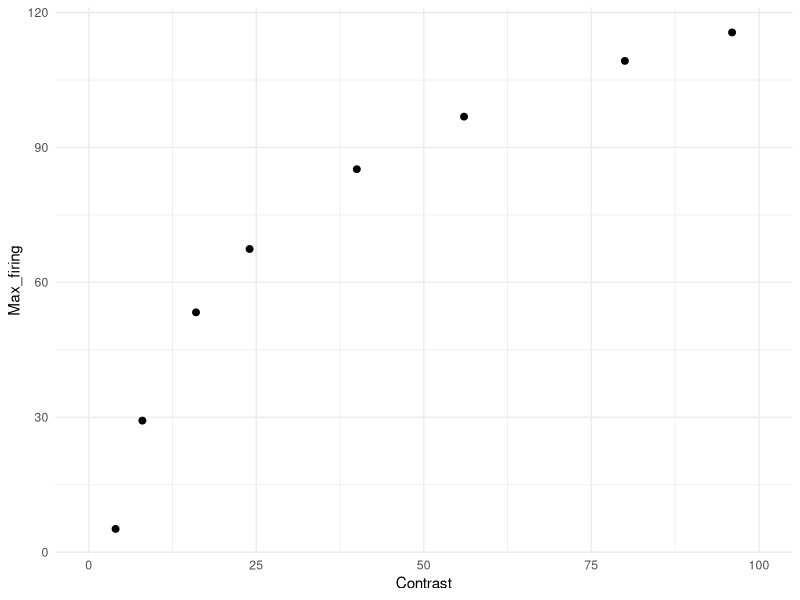
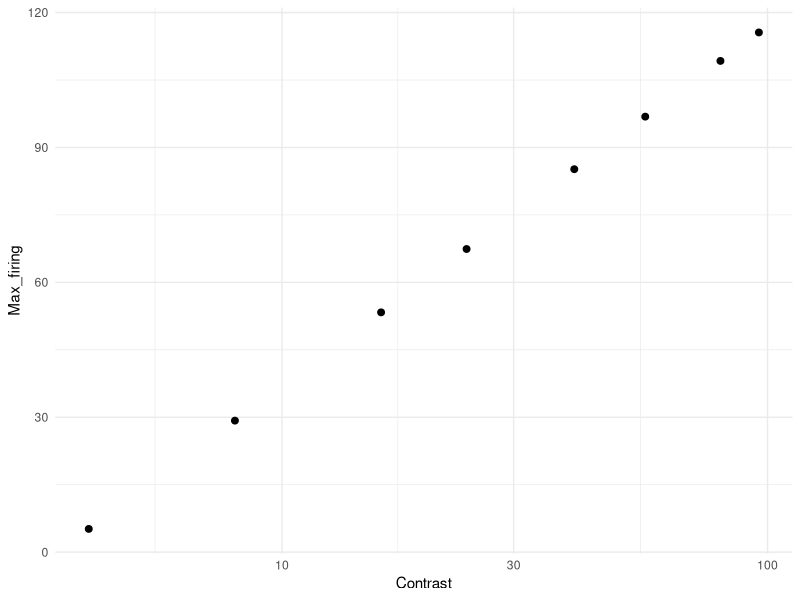

Write R code to recreate these figures, in order. (Note: this script raises an error after producing the figures.)
# Simulation based on Albrecht & Hamilton (1982, fig. 1H)

library(tidyverse)
library(doParallel)
library(foreach)

Contrast <- c(2, 4, 8, 16, 24, 40, 56, 80, 96)
a <- -43 # fixed at 60 for comparability
b <-  80

Max_firing <- a + b * log10(Contrast)
df_ah <- data.frame(Contrast, Max_firing)
df_ah <- df_ah[df_ah$Max_firing >= 0, ]

g1 <- ggplot(df_ah, aes(x = Contrast, y = Max_firing)) +
  geom_point(size = 2) +
  coord_cartesian(xlim = c(0, 100)) +
  theme_minimal()
g1            

g2 <- ggplot(df_ah, aes(x = Contrast, y = Max_firing)) +
  geom_point(size = 2) +
  scale_x_log10() +
  theme_minimal()
g2 

### Simulation ###
cl <- makeCluster(parallel::detectCores() - 1)
registerDoParallel(cl)

n_neurons <- 180                                               # Number of neurons in the population
orientations <- seq(1, 180, by = 1)                            # Possible orientations (0 to 359 degrees)
preferred_orientations <-  seq(1, 180, length.out = n_neurons) # Preferred orientation of each neuron
max_firing_seq <- df_ah$Max_firing                             # Maximum firing rate of each neuron
contrast <-       df_ah$Contrast
tuning_width    <- 20                                          # Tuning width (standard deviation) of each neuron's response curve
n_trials <- 10000

all_results <- list()

for (max_firing_rate in max_firing_seq) {
  
  cat("Running max firing rate =", max_firing_rate, "\n")
  
  tuning_curves <- matrix(0, nrow = n_neurons, ncol = length(orientations))
  
  for (i in 1:n_neurons) {
    tuning_curves[i, ] <- max_firing_rate * exp(
      -0.5 * (
        pmin(abs(orientations - preferred_orientations[i]),
             180 - abs(orientations - preferred_orientations[i]))^2
      ) / tuning_width^2
    )
  }
  
  # ---- 90 ----
  responses_90 <- foreach(
    i = 1:n_trials,
    .combine = rbind,
    .packages = "stats"
  ) %dopar% {
    
    input_90 <- rnorm(n_trials, 90, 0)
    idx <- round(input_90[i]) + 1
    idx <- pmin(pmax(idx, 1), 180)
    
    mu <- tuning_curves[, idx]
    mu[mu == 0] <- 1e-8
    
    resp <- rnbinom(n_neurons, size = 1000000, mu = mu)
    
    cbind(resp,
          neuron = seq_len(n_neurons),
          stim = 90,
          trial = i,
          maxFR = max_firing_rate)
  }
  
  # ---- 91 ----
  responses_91 <- foreach(
    i = 1:n_trials,
    .combine = rbind,
    .packages = "stats"
  ) %dopar% {
    
    input_91 <- rnorm(n_trials, 91, 0)
    idx <- round(input_91[i]) + 1
    idx <- pmin(pmax(idx, 1), 180)
    
    mu <- tuning_curves[, idx]
    mu[mu == 0] <- 1e-8
    
    resp <- rnbinom(n_neurons, size = 1000000, mu = mu)
    
    cbind(resp,
          neuron = seq_len(n_neurons),
          stim = 91,
          trial = i,
          maxFR = max_firing_rate)
  }
  
  df_tmp <- as.data.frame(rbind(responses_90, responses_91))
  colnames(df_tmp) <- c("Spikes", "Neuron", "Stimulus", "Trial", "Contrast")
  
  all_results[[as.character(max_firing_rate)]] <- df_tmp
}

df <- do.call(rbind, all_results)
df$Contrast <- contrast[match(df$Contrast, max_firing_seq)]

### Visualization ###
df %>%
  group_by(Stimulus, Contrast, Trial) %>%
  summarise(Sum_spikes = sum(Spikes), .groups = "drop") -> df_sum

g3 <- ggplot(df_sum, aes(x = Sum_spikes, color = factor(Contrast))) +
  geom_density(alpha = 0.2, linewidth = 1) +
  theme_classic() +
  labs(
    x = "Sum of spikes",
    y = "Density",
    color = "Max firing rate",
    fill =  "Max firing rate"
  )
g3

df_sum %>%
  group_by(Contrast) %>%
  summarise(Mean_sum_spikes = mean(Sum_spikes),
            SD_sum_spikes = sd(Sum_spikes), .groups = "drop") -> df_summary

df_summary %>%
  ggplot(aes(x = Contrast, y = Mean_sum_spikes)) +
  geom_point(size = 2) +
  coord_cartesian(xlim = c(0, 100)) +
  theme_minimal() -> g4
g4

df_summary %>%
  ggplot(aes(x = Contrast, y = Mean_sum_spikes)) +
  geom_point(size = 2) +
  scale_x_log10() +
  scale_y_log10() +
  theme_minimal() -> g5
g5

df_summary %>%
  ggplot(aes(x = Contrast, y = SD_sum_spikes)) +
  geom_point(size = 2) +
  coord_cartesian(xlim = c(0, 100)) +
  theme_minimal() -> g6
g6

df_summary %>%
  ggplot(aes(x = Contrast, y = SD_sum_spikes)) +
  geom_point(size = 2) +
  scale_x_log10() +
  theme_minimal() -> g7
g7

df %>%
  filter(Neuron %in% c(90, 91)) %>%
  pivot_wider(names_from = Neuron, values_from = Spikes) %>%
  ggplot(aes(x = `90`, y = `91`, color = factor(Stimulus))) +
  geom_point(size = 2, alpha = 0.2) +
  labs(x = "Neuron 90", y = "Neuron 91") +
  coord_cartesian(xlim = c(0, 100), ylim = c(0, 100)) +
  theme_minimal() +
  facet_wrap(. ~ Contrast) -> g8
# g8

# sanity check for fano factor 
df %>%
  group_by(Contrast, Stimulus, Neuron) %>%
  summarise(
    mean_spikes = mean(Spikes),
    var_spikes  = var(Spikes),
    fano = var_spikes / mean_spikes,
    .groups = "drop"
  ) %>%
  filter(mean_spikes > 0) %>%
  group_by(Contrast, Stimulus) %>%
  summarise(
    mean_mean_spikes = mean(mean_spikes, na.rm = TRUE),
    mean_var_spikes = mean(var_spikes),
    mean_fano = mean(fano, na.rm = TRUE), # average across neurons
    sd_fano   = sd(fano, na.rm = TRUE),   # sd across neurons
    .groups = "drop")

### Linear Fisher information ###
df_wide <- df %>%
  pivot_wider(
    id_cols = c(Trial, Contrast, Stimulus),
    names_from = Neuron,
    values_from = Spikes)

df_wide$Stimulus_bin <- ifelse(df_wide$Stimulus == 90, 1, 0)

compute_lfi <- function(data, lambda = 1e-6) {
  
  neurons <- grep("^[0-9]+$", colnames(data), value = TRUE)  
  
  data0 <- data[data$Stimulus_bin == 0, neurons]
  data1 <- data[data$Stimulus_bin == 1, neurons]
  
  mu0 <- colMeans(data0)
  mu1 <- colMeans(data1)
  
  df <- mu1 - mu0
  
  Sigma0 <- cov(data0)
  Sigma1 <- cov(data1)
  Sigma  <- (Sigma0 + Sigma1) / 2
  
  p <- length(neurons)              # 逆行列を安定化させる処理 (ニューロン間の相関を少し弱める)
  Sigma <- Sigma + lambda * diag(p) # Ridge正則化, Tikhonov regularization (小さい固有値を持ち上げる)
  
  I <- as.numeric(t(df) %*% solve(Sigma) %*% df) # LFI
  I_per_neuron <- I / p
  
  return(I_per_neuron)
}

maxFR_values <- sort(unique(df_wide$Contrast))

lfi_results <- data.frame(
  Contrast = numeric(),
  LFI_per_neuron = numeric()
)

for (maxFR in maxFR_values) {
  df_sub <- df_wide[df_wide$Contrast == maxFR, ]
  lfi_value <- compute_lfi(df_sub)
  lfi_results <- rbind(lfi_results,
                       data.frame(Contrast = maxFR,
                                  LFI_per_neuron = lfi_value))
}

lfi_results$Contrast <- contrast
print(lfi_results)

lfi_results %>%
  ggplot(aes(x = Contrast, y = LFI_per_neuron)) +
  geom_point(size = 2) +
  coord_cartesian(xlim = c(0, 100)) +
  theme_minimal() -> g9
g9

### Decoding with logistic regression ###
run_logistic_cv_parallel <- function(data, k = 5, ncores = detectCores() - 1) {
  
  predictors <- grep("^[0-9]+$", colnames(data), value = TRUE)  
  n <- nrow(data)
  
  set.seed(123)
  folds <- sample(rep(1:k, length.out = n))
  
  cl <- makeCluster(ncores)
  registerDoParallel(cl)
  
  acc <- foreach(i = 1:k, .combine = c) %dopar% {
    
    train <- data[folds != i, ]
    test  <- data[folds == i, ]
    
    model <- glm(
      Stimulus_bin ~ .,
      data = train[, c("Stimulus_bin", predictors)],
      family = binomial
    )
    
    prob <- predict(model, newdata = test, type = "response")
    pred <- ifelse(prob > 0.5, 1, 0)
    
    mean(pred == test$Stimulus_bin)
  }
  
  stopCluster(cl)
  
  mean(acc)
}

decoding_results <- data.frame(
  Contrast = numeric(),
  Decoding_accuracy = numeric()
)

for (maxFR in maxFR_values) {
  df_sub <- df_wide[df_wide$Contrast == maxFR, ]
  accuracy <- run_logistic_cv_parallel(df_sub, k = 5, ncores = detectCores() - 1)
  decoding_results <- rbind(decoding_results,
                            data.frame(Contrast = maxFR,
                                       Decoding_accuracy = accuracy))
}

decoding_results <- mutate(decoding_results, D_prime = qnorm(Decoding_accuracy) - qnorm(1 - Decoding_accuracy),
                           Contrast = contrast)
decoding_results

decoding_results %>%
  ggplot(aes(x = Contrast, y = D_prime)) +
  geom_point(size = 2) +
  coord_cartesian(xlim = c(0, 100)) +
  theme_minimal() -> g10
g10

decoding_results %>%
  ggplot(aes(x = Contrast, y = D_prime)) +
  geom_point(size = 2) +
  scale_x_log10() +
  theme_minimal() -> g11
g11

g <- cowplot::plot_grid(g1, g2, g10, g11, g4, g5, nrow = 3)
ggsave("fig_1h.png", g, width = 4, height = 5.6, dpi = 300)
